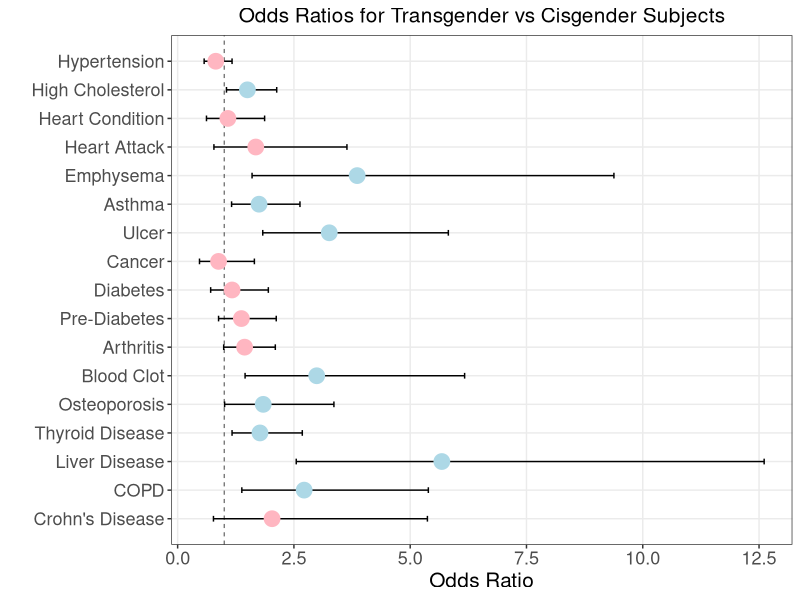
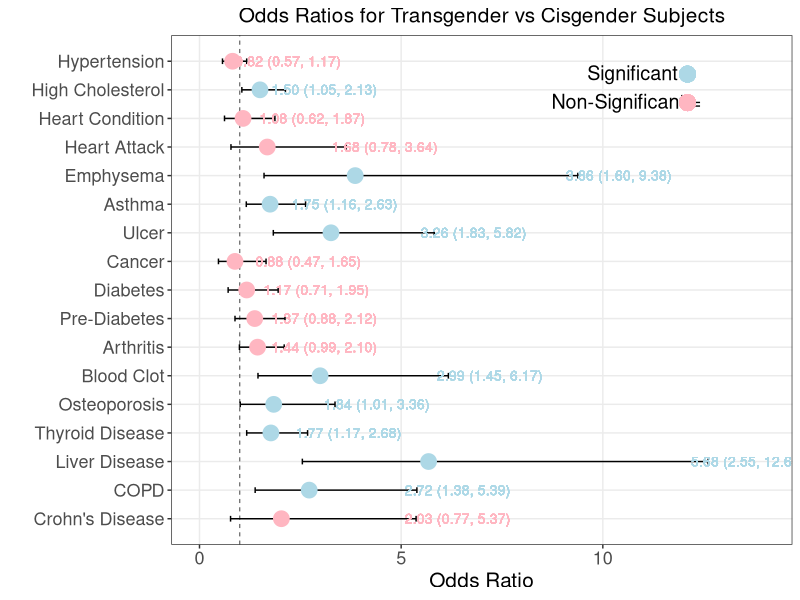

These charts were generated, in order, by the following R code:
library(tidyverse)
install.packages("reshape2")
library(reshape2)

grDevices::colors()

# Create labels
significant = c('lightpink', 'lightblue', 'lightpink', 'lightpink', 
           'lightblue', 'lightblue', 'lightblue', 'lightpink', 'lightpink', 'lightpink',
           'lightpink', 'lightblue', 'lightblue', 'lightblue', 'lightblue', 
           'lightblue', 'lightpink')

boxLabels = c("Hypertension", "High Cholesterol", "Heart Condition", "Heart Attack",
              "Emphysema", "Asthma", "Ulcer", "Cancer", "Diabetes", "Pre-Diabetes", 
              "Arthritis", "Blood Clot", "Osteoporosis", "Thyroid Disease", "Liver Disease",
              "COPD", "Crohn's Disease")

# Enter summary data. boxOdds are the odds ratios (calculated elsewhere), boxCILow is the lower bound of the CI, boxCIHigh is the upper bound.

df <- data.frame(
  yAxis = length(boxLabels):1,
  boxOdds = c(0.82, 1.50, 1.08, 1.68, 3.86, 1.75, 3.26, 0.88, 1.17, 1.37, 1.44, 2.99, 1.84, 1.77, 5.68, 2.72, 2.03),
  boxCILow = c(0.57, 1.05, 0.62, 0.78, 1.60, 1.16, 1.83, 0.47, 0.71, 0.88, 0.99, 1.45, 1.01, 1.17, 2.55, 1.38, 0.77),
  boxCIHigh = c(1.17, 2.13, 1.87, 3.64, 9.38, 2.63, 5.82, 1.65, 1.95, 2.12, 2.10, 6.17, 3.36, 2.68, 12.61, 5.39, 5.37)
)
df

# Plot
p <- ggplot(df, aes(x = boxOdds, y = yAxis))
p = p + geom_vline(aes(xintercept = 1), linewidth = .25, linetype = "dashed") +
  geom_errorbarh(aes(xmax = boxCIHigh, xmin = boxCILow), size = .5, height = .2, color = "black") +
  geom_point(size = 5, col = significant) +
  theme_bw() +
  theme(panel.grid.minor = element_blank()) +
  scale_y_continuous(breaks = df$yAxis, labels = boxLabels) +
  ylab("") + 
  xlab("Odds Ratio") + 
  ggtitle("Odds Ratios for Transgender vs Cisgender Subjects") + 
  theme(plot.title = element_text(hjust = 0.5)) + 
  theme(plot.title = element_text(size = 15)) + theme(axis.title = element_text(size = 15)) + 
  theme(axis.text=element_text(size=13))
p

p = p + geom_text(aes(x = 11, y = 16.6, label = "Significant = "), color = "black", stat="unique", size = 5) +
  geom_point(aes(x = 12.1, y = 16.55), col = "lightblue", size = 5) + 
  geom_text(aes(x = 10.65, y = 15.6, label = "Non-Significant = "), color = "black", stat="unique", size = 5) +
  geom_point(aes(x = 12.1, y = 15.55), col = "lightpink", size = 5)

p = p + geom_text(aes(x = 2.2, y = 17, label = "0.82 (0.57, 1.17)"), size = 3.5, color="lightpink") +
    geom_text(aes(x = 3.1, y = 16, label = "1.50 (1.05, 2.13)"), size = 3.5, color="lightblue") +
    geom_text(aes(x = 2.8, y = 15, label = "1.08 (0.62, 1.87)"), size = 3.5, color="lightpink") +
    geom_text(aes(x = 4.6, y = 14, label = "1.68 (0.78, 3.64)"), size = 3.5, color="lightpink") +
    geom_text(aes(x = 10.4, y = 13, label = "3.86 (1.60, 9.38)"), size = 3.5, color="lightblue") +
    geom_text(aes(x = 3.6, y = 12, label = "1.75 (1.16, 2.63)"), size = 3.5, color="lightblue") +
    geom_text(aes(x = 6.8, y = 11, label = "3.26 (1.83, 5.82)"), size = 3.5, color="lightblue") +
    geom_text(aes(x = 2.7, y = 10, label = "0.88 (0.47, 1.65)"), size = 3.5, color="lightpink") +
    geom_text(aes(x = 2.9, y = 9, label = "1.17 (0.71, 1.95)"), size = 3.5, color="lightpink") +
    geom_text(aes(x = 3.1, y = 8, label = "1.37 (0.88, 2.12)"), size = 3.5, color="lightpink") +
    geom_text(aes(x = 3.1, y = 7, label = "1.44 (0.99, 2.10)"), size = 3.5, color="lightpink") +
    geom_text(aes(x = 7.2, y = 6, label = "2.99 (1.45, 6.17)"), size = 3.5, color="lightblue") +
    geom_text(aes(x = 4.4, y = 5, label = "1.84 (1.01, 3.36)"), size = 3.5, color="lightblue") +
    geom_text(aes(x = 3.7, y = 4, label = "1.77 (1.17, 2.68)"), size = 3.5, color="lightblue") +
    geom_text(aes(x = 13.6, y = 3, label = "5.68 (2.55, 12.61)"), size = 3.5, color="lightblue") +
    geom_text(aes(x = 6.4, y = 2, label = "2.72 (1.38, 5.39)"), size = 3.5, color="lightblue") +
    geom_text(aes(x = 6.4, y = 1, label = "2.03 (0.77, 5.37)"), size = 3.5, color="lightpink") +
    coord_cartesian(xlim = c(0, 14))

p  
